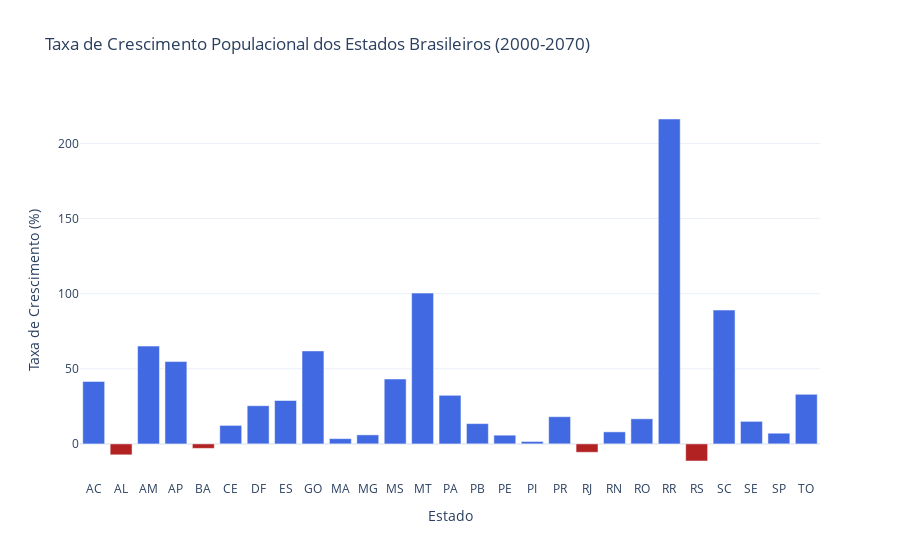

The code cell stored with this chart in its notebook:
### Code cell
fig_uf_evolution = go.Figure(data=[
    go.Bar(
        x=df_growth["SIGLA"],
        y=df_growth["growth_rate"],
        marker_color=["royalblue" if rate > 0 else "firebrick" for rate in df_growth["growth_rate"]]
    )]
)

fig_uf_evolution.update_layout(
    title="Taxa de Crescimento Populacional dos Estados Brasileiros (2000-2070)",
    xaxis_title="Estado",
    yaxis_title="Taxa de Crescimento (%)",
    template="plotly_white"
)

fig_uf_evolution.show()

### Figure 1 — Plotly figure (JSON) as saved in the notebook; plotly's stock layout.template omitted (floating-point values rounded to 4 significant figures)
{"data": [{"marker": {"color": ["royalblue", "firebrick", "royalblue", "royalblue", "firebrick", "royalblue", "royalblue", "royalblue", "royalblue", "royalblue", "royalblue", "royalblue", "royalblue", "royalblue", "royalblue", "royalblue", "royalblue", "royalblue", "firebrick", "royalblue", "royalblue", "royalblue", "firebrick", "royalblue", "royalblue", "royalblue", "royalblue"]}, "type": "bar", "x": ["AC", "AL", "AM", "AP", "BA", "CE", "DF", "ES", "GO", "MA", "MG", "MS", "MT", "PA", "PB", "PE", "PI", "PR", "RJ", "RN", "RO", "RR", "RS", "SC", "SE", "SP", "TO"], "y": [41.6, -7.3, 65.1, 54.8, -3.0, 12.3, 25.4, 28.9, 61.9, 3.5, 6.0, 43.2, 100.4, 32.3, 13.5, 5.8, 1.6, 18.1, -5.6, 8.0, 16.7, 216.3, -11.4, 89.1, 15.0, 7.1, 33.0]}], "layout": {"title": {"text": "Taxa de Crescimento Populacional dos Estados Brasileiros (2000-2070)"}, "xaxis": {"title": {"text": "Estado"}}, "yaxis": {"title": {"text": "Taxa de Crescimento (%)"}}}}
